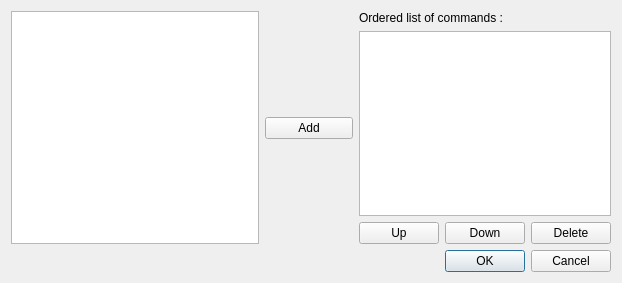
<?xml version="1.0" encoding="UTF-8"?>
<ui version="4.0">
 <class>UserQuickDialog</class>
 <widget class="QDialog" name="UserQuickDialog">
  <property name="geometry">
   <rect>
    <x>0</x>
    <y>0</y>
    <width>622</width>
    <height>283</height>
   </rect>
  </property>
  <property name="windowTitle">
   <string>Quick Build Command</string>
  </property>
  <layout class="QGridLayout" name="gridLayout_2">
   <item row="0" column="0">
    <layout class="QVBoxLayout" name="verticalLayout_2">
     <item>
      <widget class="QListWidget" name="commandWidget"/>
     </item>
    </layout>
   </item>
   <item row="0" column="1">
    <layout class="QVBoxLayout" name="verticalLayout">
     <item>
      <spacer name="verticalSpacer_2">
       <property name="orientation">
        <enum>Qt::Vertical</enum>
       </property>
       <property name="sizeHint" stdset="0">
        <size>
         <width>20</width>
         <height>40</height>
        </size>
       </property>
      </spacer>
     </item>
     <item>
      <widget class="QPushButton" name="addButton">
       <property name="text">
        <string>Add</string>
       </property>
       <property name="icon">
        <iconset resource="../images.qrc">
         <normaloff>:/images-ng/right.svgz</normaloff>:/images-ng/right.svgz</iconset>
       </property>
      </widget>
     </item>
     <item>
      <spacer name="verticalSpacer">
       <property name="orientation">
        <enum>Qt::Vertical</enum>
       </property>
       <property name="sizeHint" stdset="0">
        <size>
         <width>88</width>
         <height>40</height>
        </size>
       </property>
      </spacer>
     </item>
    </layout>
   </item>
   <item row="0" column="2">
    <layout class="QGridLayout" name="gridLayout">
     <item row="0" column="0" colspan="3">
      <widget class="QLabel" name="labelList">
       <property name="text">
        <string>Ordered list of commands :</string>
       </property>
      </widget>
     </item>
     <item row="1" column="0" colspan="3">
      <widget class="QListWidget" name="listWidget"/>
     </item>
     <item row="2" column="0">
      <widget class="QPushButton" name="upButton">
       <property name="text">
        <string>Up</string>
       </property>
       <property name="icon">
        <iconset resource="../images.qrc">
         <normaloff>:/images-ng/up.svgz</normaloff>:/images-ng/up.svgz</iconset>
       </property>
      </widget>
     </item>
     <item row="2" column="1">
      <widget class="QPushButton" name="downButton">
       <property name="text">
        <string>Down</string>
       </property>
       <property name="icon">
        <iconset resource="../images.qrc">
         <normaloff>:/images-ng/down.svgz</normaloff>:/images-ng/down.svgz</iconset>
       </property>
      </widget>
     </item>
     <item row="2" column="2">
      <widget class="QPushButton" name="deleteButton">
       <property name="text">
        <string>Delete</string>
       </property>
      </widget>
     </item>
    </layout>
   </item>
   <item row="1" column="0" colspan="3">
    <widget class="QDialogButtonBox" name="buttonBox">
     <property name="orientation">
      <enum>Qt::Horizontal</enum>
     </property>
     <property name="standardButtons">
      <set>QDialogButtonBox::Cancel|QDialogButtonBox::Ok</set>
     </property>
    </widget>
   </item>
  </layout>
 </widget>
 <tabstops>
  <tabstop>commandWidget</tabstop>
  <tabstop>addButton</tabstop>
  <tabstop>upButton</tabstop>
  <tabstop>downButton</tabstop>
  <tabstop>deleteButton</tabstop>
  <tabstop>buttonBox</tabstop>
  <tabstop>listWidget</tabstop>
 </tabstops>
 <resources>
  <include location="../images.qrc"/>
 </resources>
 <connections>
  <connection>
   <sender>buttonBox</sender>
   <signal>accepted()</signal>
   <receiver>UserQuickDialog</receiver>
   <slot>accept()</slot>
   <hints>
    <hint type="sourcelabel">
     <x>248</x>
     <y>254</y>
    </hint>
    <hint type="destinationlabel">
     <x>157</x>
     <y>274</y>
    </hint>
   </hints>
  </connection>
  <connection>
   <sender>buttonBox</sender>
   <signal>rejected()</signal>
   <receiver>UserQuickDialog</receiver>
   <slot>reject()</slot>
   <hints>
    <hint type="sourcelabel">
     <x>316</x>
     <y>260</y>
    </hint>
    <hint type="destinationlabel">
     <x>286</x>
     <y>274</y>
    </hint>
   </hints>
  </connection>
  <connection>
   <sender>commandWidget</sender>
   <signal>doubleClicked(QModelIndex)</signal>
   <receiver>addButton</receiver>
   <slot>click()</slot>
   <hints>
    <hint type="sourcelabel">
     <x>95</x>
     <y>108</y>
    </hint>
    <hint type="destinationlabel">
     <x>280</x>
     <y>128</y>
    </hint>
   </hints>
  </connection>
 </connections>
</ui>
